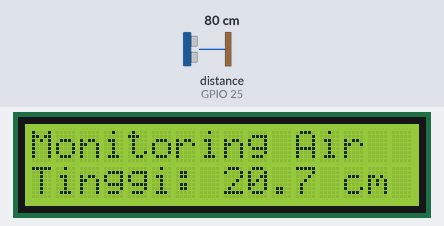
This sketch was run on a simulated ESP32. Parts: 16×2 character LCD. Wiring (from diagram.json): ultrasonic range finder: trigger GPIO 26; echo GPIO 25. Inputs (shaded band) come from the test bench; at power-on: distance to the obstacle (sensor on GPIO 25) 80 cm. The echo pulse lasts 58.3 µs per cm; WiFi joins after 1.5 s; servers stay silent unless stated; what the sketch prints to the serial monitor is not drawn.

Above: at 3.5 s.
3.6 s: distance to the obstacle (sensor on GPIO 25) set to 2 cm
At 4.7 s:
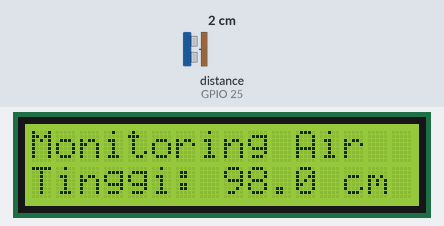
5.3 s: distance to the obstacle (sensor on GPIO 25) set to 4 cm
7.3 s: distance to the obstacle (sensor on GPIO 25) set to 9 cm
At 9.0 s:
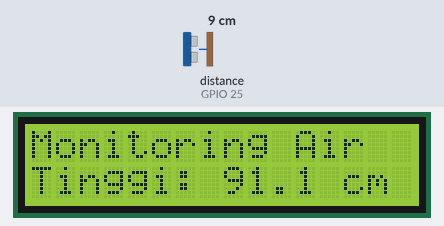
Timing chart, 0 to 10.5 s (numbered marks = the images above; inputs shaded):
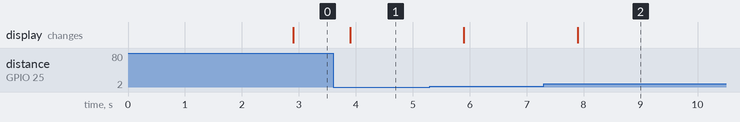

Measured:
- after the input at 3.6 s, the display: changes after 0.30 s (image 1)
- after the input at 7.3 s, the display: changes after 0.60 s (image 2)

The sketch:

sketch.ino
```cpp
#define BLYNK_TEMPLATE_ID "TMPL68PRKxKVz"
#define BLYNK_TEMPLATE_NAME "Monitoring Ketinggian Air"
#define BLYNK_AUTH_TOKEN "rA7Iqd9GqTQDVP-1PG1iBXtLf9Lgkip4"

#include <WiFi.h>
#include <BlynkSimpleEsp32.h>
#include <LiquidCrystal_I2C.h>

char ssid[] = "Wokwi-GUEST"; // WiFi simulasi Wokwi
char pass[] = "";            // Kosongkan password

#define TRIG_PIN 26
#define ECHO_PIN 25

LiquidCrystal_I2C lcd(0x27, 16, 2); // LCD I2C 16x2

float tinggi_max = 100.0; // cm (ubah sesuai tinggi bak air sebenarnya)
float duration_us, distance_cm;

BlynkTimer timer;

void setup() {
  Serial.begin(115200);
  pinMode(TRIG_PIN, OUTPUT);
  pinMode(ECHO_PIN, INPUT);

  lcd.init();
  lcd.backlight();
  lcd.setCursor(0, 0);
  lcd.print("Monitoring Air");

  Blynk.begin(BLYNK_AUTH_TOKEN, ssid, pass);
  timer.setInterval(1000L, kirimData); // Setiap 1 detik
}

void loop() {
  Blynk.run();
  timer.run();
}

void kirimData() {
  // Kirim pulsa trigger 10us
  digitalWrite(TRIG_PIN, LOW);
  delayMicroseconds(2);
  digitalWrite(TRIG_PIN, HIGH);
  delayMicroseconds(10);
  digitalWrite(TRIG_PIN, LOW);

  // Hitung waktu pantulan dan konversi ke cm
  duration_us = pulseIn(ECHO_PIN, HIGH);
  distance_cm = duration_us * 0.034 / 2;

  // Hitung tinggi air dari dasar
  float tinggi_air = tinggi_max - distance_cm;
  if (tinggi_air < 0) tinggi_air = 0;

  // Tampilkan ke LCD
  lcd.setCursor(0, 1);
  lcd.print("Tinggi: ");
  lcd.print(tinggi_air, 1); // 1 angka desimal
  lcd.print(" cm   ");      // Hapus karakter sisa

  // Kirim ke Blynk (Virtual Pin V0)
  Blynk.virtualWrite(V0, tinggi_air);

  // Tambahkan debug ke Serial Monitor
  Serial.print("Jarak: ");
  Serial.print(distance_cm);
  Serial.print(" cm | Tinggi air: ");
  Serial.println(tinggi_air);

  // Notifikasi jika air rendah
  if (tinggi_air < 20.0) {
    Blynk.logEvent("air_rendah", "Tinggi air di bawah 20 cm!");
  }

  delay(100); // beri waktu LCD update
}
```
